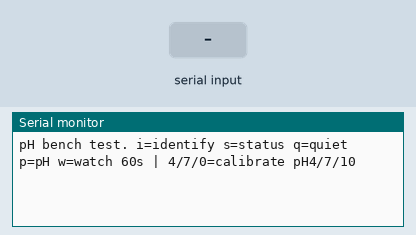
The sketch below on a simulated ESP32. Parts: the last lines printed to the serial monitor. Inputs (shaded band) come from the test bench.

Above: at 1.5 s.
1.6 s: "i" received over Serial
At 3.4 s:
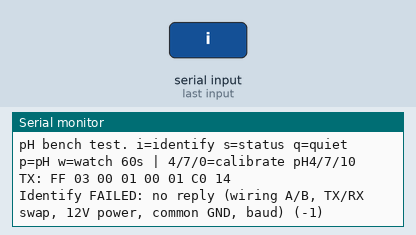
4.1 s: "s" received over Serial
At 4.5 s:
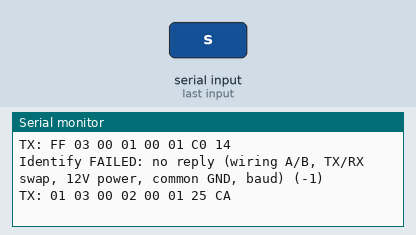
6.6 s: "q" received over Serial
At 8.4 s:
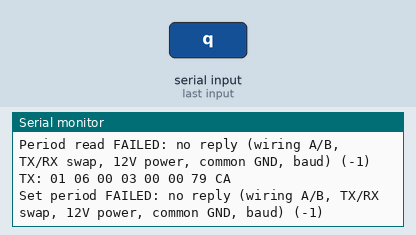
9.1 s: "p" received over Serial
At 11.3 s:
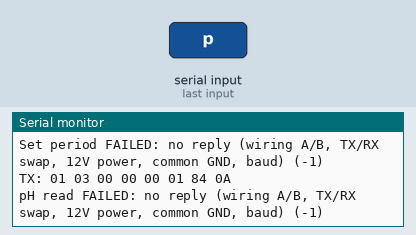
11.6 s: "4" received over Serial
At 12.4 s:
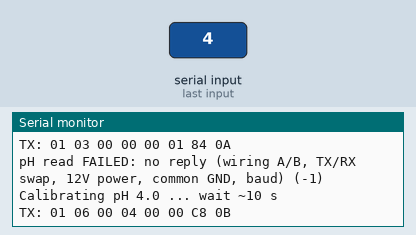
13.1 s: "7" received over Serial
At 14.6 s:
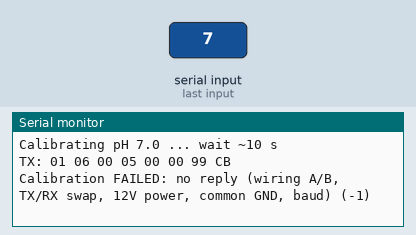

Measured:
- after the input at 1.6 s, the serial monitor: prints a new line at once (image 1)
- after the input at 4.1 s, the serial monitor: prints a new line at once (image 2)
- after the input at 6.6 s, the serial monitor: prints a new line at once (image 3)
- after the input at 9.1 s, the serial monitor: prints a new line at once (image 4)
- after the input at 11.6 s, the serial monitor: prints a new line at once (image 5)
- after the input at 13.1 s, the serial monitor: prints a new line at once (image 6)

The sketch:

ph_bench_test.ino
```cpp
// RS485 pH module bench test (ESP32 + auto-flow RS485-TTL converter)
// Serial Monitor 115200, "No line ending" or "Newline" both fine. Commands:
//   i = identify (broadcast 0xFF, reads address)   s = status (baud code, report period)
//   q = quiet (report period 0)                      p = read pH
//   4 / 7 / 0 = calibrate at pH 4.0 / 7.0 / 10.0 (probe in that buffer first)
//   w = print pH every second for 60 s (to measure warm-up / settling time)

#include <Arduino.h>

#define RS485_RX  16      // ESP32 RX2  <- converter TXD
#define RS485_TX  17      // ESP32 TX2  -> converter RXD
#define USE_DE    0       // 0 = auto-flow converter (yours). 1 = board with DE/RE pins on GPIO4
#define RS485_DE  4
#define BAUD      9600

HardwareSerial &rs485 = Serial2;
uint8_t slaveId = 0x01;

enum { ERR_NO_REPLY = -1, ERR_TOO_LONG = -2, ERR_CUT_OFF = -3, ERR_CRC = -4,
       ERR_WRONG_ID = -5, ERR_EXCEPTION = -6, ERR_UNEXPECTED = -7 };

uint16_t crc16(const uint8_t *buf, size_t len) {
  uint16_t crc = 0xFFFF;
  for (size_t i = 0; i < len; i++) {
    crc ^= buf[i];
    for (int b = 0; b < 8; b++) crc = (crc & 1) ? (crc >> 1) ^ 0xA001 : crc >> 1;
  }
  return crc;
}

void printHex(const char *tag, const uint8_t *b, size_t n) {
  Serial.print(tag);
  for (size_t i = 0; i < n; i++) Serial.printf("%02X ", b[i]);
  Serial.println();
}

void sendFrame(uint8_t *f, size_t lenNoCrc) {
  uint16_t crc = crc16(f, lenNoCrc);
  f[lenNoCrc] = crc & 0xFF;  f[lenNoCrc + 1] = crc >> 8;
  while (rs485.available()) rs485.read();
#if USE_DE
  digitalWrite(RS485_DE, HIGH);
#endif
  rs485.write(f, lenNoCrc + 2);
  rs485.flush();
#if USE_DE
  digitalWrite(RS485_DE, LOW);
#endif
  printHex("TX: ", f, lenNoCrc + 2);
}

int readResponse(uint8_t id, uint8_t *buf, size_t maxLen, uint32_t waitMs) {
  uint32_t t = millis();
  while (!rs485.available()) { if (millis() - t > waitMs) return ERR_NO_REPLY; delay(1); }
  size_t n = 0, expected = 5;
  t = millis();
  while (n < expected) {
    if (rs485.available()) {
      buf[n++] = rs485.read(); t = millis();
      if (n == 3) {
        expected = (buf[1] & 0x80) ? 5 : 3 + buf[2] + 2;
        if (expected > maxLen) return ERR_TOO_LONG;
      }
    } else if (millis() - t > 50) { printHex("RX (partial): ", buf, n); return ERR_CUT_OFF; }
  }
  printHex("RX: ", buf, n);
  uint16_t crc = crc16(buf, n - 2);
  if (buf[n - 2] != (crc & 0xFF) || buf[n - 1] != (crc >> 8)) return ERR_CRC;
  if (buf[0] != id)   return ERR_WRONG_ID;
  if (buf[1] & 0x80)  return ERR_EXCEPTION;
  return n;
}

// Every command on this module: 8-byte request -> 7-byte reply carrying one 16-bit value
int transact(uint8_t id, uint8_t fc, uint16_t reg, uint16_t val, uint16_t &out,
             uint32_t waitMs = 1000) {
  uint8_t req[8] = { id, fc, (uint8_t)(reg >> 8), (uint8_t)reg,
                     (uint8_t)(val >> 8), (uint8_t)val };
  uint8_t resp[16];
  sendFrame(req, 6);
  int r = readResponse(id, resp, sizeof resp, waitMs);
  if (r < 0) return r;
  if (resp[1] != fc || resp[2] != 2) return ERR_UNEXPECTED;
  out = ((uint16_t)resp[3] << 8) | resp[4];
  return 0;
}

int readReg (uint16_t reg, uint16_t &out) { return transact(slaveId, 0x03, reg, 1, out); }
int writeReg(uint16_t reg, uint16_t val)  { uint16_t e; return transact(slaveId, 0x06, reg, val, e); }

int calibrate(uint16_t reg, uint16_t &mV) {
  uint16_t ack;
  int r = transact(slaveId, 0x06, reg, 0, ack);          // stage 1: immediate ack
  if (r < 0) return r;
  uint8_t resp[16];
  r = readResponse(slaveId, resp, sizeof resp, 20000);    // stage 2: ~10 s later
  if (r < 0) return r;
  mV = ((uint16_t)resp[3] << 8) | resp[4];
  return 0;
}

const char *errName(int e) {
  switch (e) {
    case ERR_NO_REPLY:   return "no reply (wiring A/B, TX/RX swap, 12V power, common GND, baud)";
    case ERR_CUT_OFF:    return "reply cut off mid-frame";
    case ERR_CRC:        return "bad CRC (noise, or auto-report frames - try 'q')";
    case ERR_WRONG_ID:   return "reply from unexpected address";
    case ERR_EXCEPTION:  return "Modbus exception";
    case ERR_UNEXPECTED: return "unexpected reply format";
    default:             return "error";
  }
}
void report(const char *what, int e) { Serial.printf("%s FAILED: %s (%d)\n", what, errName(e), e); }

void setup() {
  Serial.begin(115200);
#if USE_DE
  pinMode(RS485_DE, OUTPUT); digitalWrite(RS485_DE, LOW);
#endif
  rs485.begin(BAUD, SERIAL_8N1, RS485_RX, RS485_TX);
  delay(300);
  Serial.println("\npH bench test. i=identify s=status q=quiet p=pH w=watch 60s | 4/7/0=calibrate pH4/7/10");
}

void loop() {
  if (!Serial.available()) return;
  char c = Serial.read();
  uint16_t v; int e;
  switch (c) {
    case 'i':
      if ((e = transact(0xFF, 0x03, 1, 1, v)) == 0) { slaveId = v; Serial.printf("Module address = %u\n", v); }
      else report("Identify", e);
      break;
    case 's':
      if ((e = readReg(2, v)) == 0) Serial.printf("Baud code = %u (3 = 9600)\n", v); else report("Baud read", e);
      if ((e = readReg(3, v)) == 0) Serial.printf("Report period = %u s (0 = off)\n", v); else report("Period read", e);
      break;
    case 'q':
      if ((e = writeReg(3, 0)) == 0) Serial.println("Auto-report off"); else report("Set period", e);
      break;
    case 'p':
      if ((e = readReg(0, v)) == 0) Serial.printf("pH = %.1f\n", v / 10.0); else report("pH read", e);
      break;
    case 'w':
      for (int s = 0; s < 60; s++) {
        if ((e = readReg(0, v)) == 0) Serial.printf("t=%2d s  pH = %.1f\n", s, v / 10.0);
        else report("pH read", e);
        delay(1000);
      }
      break;
    case '4': case '7': case '0': {
      uint16_t reg = (c == '4') ? 4 : (c == '7') ? 5 : 6;
      const char *name = (c == '4') ? "4.0" : (c == '7') ? "7.0" : "10.0";
      Serial.printf("Calibrating pH %s ... wait ~10 s\n", name);
      if ((e = calibrate(reg, v)) == 0) Serial.printf("pH %s done: %u mV. Rinse and dry the probe.\n", name, v);
      else report("Calibration", e);
      break;
    }
  }
}
```
